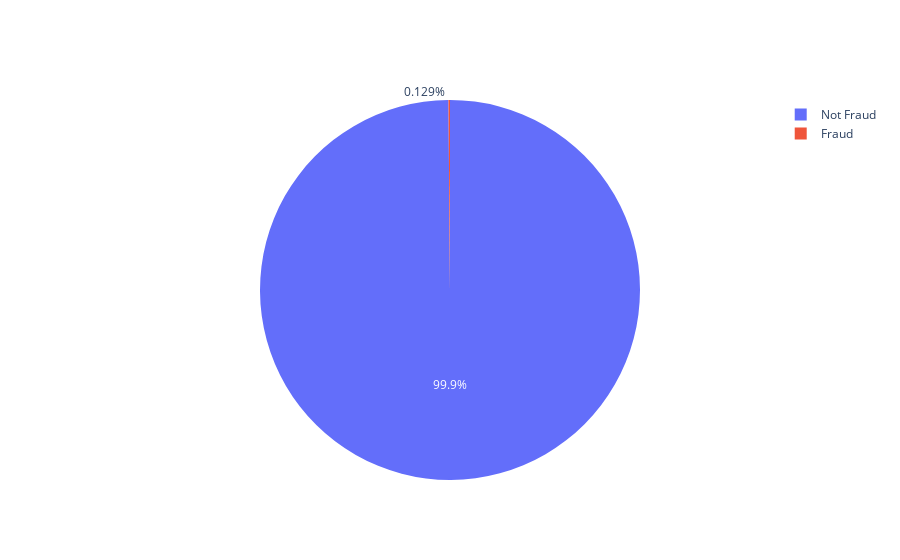

Notebook cell for this chart:
### Code cell
#Check if data is balanced
pie_chart = go.Figure(data=[go.Pie(labels=['Not Fraud','Fraud'], values=df['isFraud'].value_counts())])
pie_chart.show()

### Figure 1 — Plotly figure (JSON) as saved in the notebook; plotly's stock layout.template omitted (floating-point values rounded to 4 significant figures)
{"data": [{"labels": ["Not Fraud", "Fraud"], "type": "pie", "values": [6354407, 8213]}], "layout": {}}
